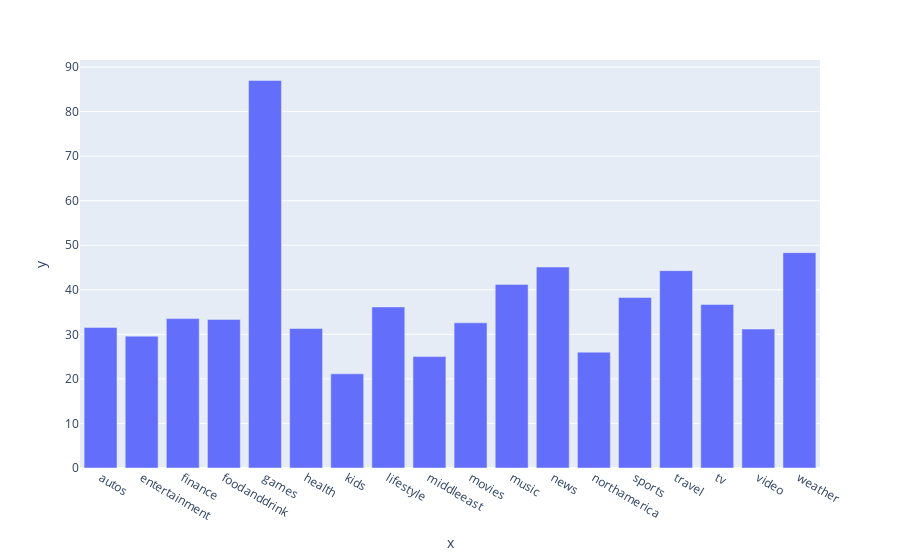

Write notebook code for a chart like this one.
### Code cell
px.bar(x=cat_abstract_words.keys(), y=cat_abstract_words.values)

### Figure 1 — Plotly figure (JSON) as saved in the notebook; plotly's stock layout.template omitted (floating-point values rounded to 4 significant figures)
{"data": [{"alignmentgroup": "True", "hovertemplate": "x=%{x}<br>y=%{y}<extra></extra>", "legendgroup": "", "marker": {"color": "#636efa", "pattern": {"shape": ""}}, "name": "", "offsetgroup": "", "orientation": "v", "showlegend": false, "textposition": "auto", "type": "bar", "x": ["autos", "entertainment", "finance", "foodanddrink", "games", "health", "kids", "lifestyle", "middleeast", "movies", "music", "news", "northamerica", "sports", "travel", "tv", "video", "weather"], "xaxis": "x", "y": [31.55, 29.59, 33.53, 33.34, 87, 31.31, 21.15, 36.15, 25, 32.59, 41.21, 45.1, 26, 38.26, 44.3, 36.71, 31.19, 48.34], "yaxis": "y"}], "layout": {"barmode": "relative", "legend": {"tracegroupgap": 0}, "margin": {"t": 60}, "xaxis": {"anchor": "y", "domain": [0, 1], "title": {"text": "x"}}, "yaxis": {"anchor": "x", "domain": [0, 1], "title": {"text": "y"}}}}
